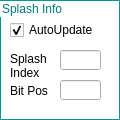
                              <widget class="QGroupBox" name="groupBox_Timing_2">
                               <property name="sizePolicy">
                                <sizepolicy hsizetype="Preferred" vsizetype="Fixed">
                                 <horstretch>0</horstretch>
                                 <verstretch>0</verstretch>
                                </sizepolicy>
                               </property>
                               <property name="minimumSize">
                                <size>
                                 <width>0</width>
                                 <height>120</height>
                                </size>
                               </property>
                               <property name="styleSheet">
                                <string notr="true">QGroupBox{ border: 1px solid ;
background-color: transparent;
border-color: rgb(0,150,150);
color:rgb(0,120,120);
;}</string>
                               </property>
                               <property name="title">
                                <string>Splash Info</string>
                               </property>
                               <widget class="QLineEdit" name="splashIndex_lineEdit">
                                <property name="geometry">
                                 <rect>
                                  <x>60</x>
                                  <y>50</y>
                                  <width>41</width>
                                  <height>20</height>
                                 </rect>
                                </property>
                                <property name="text">
                                 <string/>
                                </property>
                               </widget>
                               <widget class="QLabel" name="label_SplashIndex">
                                <property name="geometry">
                                 <rect>
                                  <x>10</x>
                                  <y>50</y>
                                  <width>45</width>
                                  <height>31</height>
                                 </rect>
                                </property>
                                <property name="styleSheet">
                                 <string notr="true">QLabel{border:0px}</string>
                                </property>
                                <property name="text">
                                 <string>Splash Index</string>
                                </property>
                                <property name="wordWrap">
                                 <bool>true</bool>
                                </property>
                               </widget>
                               <widget class="QLabel" name="label_BitPosition">
                                <property name="geometry">
                                 <rect>
                                  <x>10</x>
                                  <y>80</y>
                                  <width>47</width>
                                  <height>21</height>
                                 </rect>
                                </property>
                                <property name="toolTip">
                                 <string>Bit position in 24 bit image index</string>
                                </property>
                                <property name="styleSheet">
                                 <string notr="true">QLabel{border:0px}</string>
                                </property>
                                <property name="text">
                                 <string>Bit Pos</string>
                                </property>
                               </widget>
                               <widget class="QLineEdit" name="splashBitPos_lineEdit">
                                <property name="geometry">
                                 <rect>
                                  <x>60</x>
                                  <y>80</y>
                                  <width>41</width>
                                  <height>20</height>
                                 </rect>
                                </property>
                               </widget>
                               <widget class="QCheckBox" name="autoupdate_checkBox">
                                <property name="geometry">
                                 <rect>
                                  <x>10</x>
                                  <y>20</y>
                                  <width>101</width>
                                  <height>20</height>
                                 </rect>
                                </property>
                                <property name="toolTip">
                                 <string>Auto Update Splash image index and bit position</string>
                                </property>
                                <property name="text">
                                 <string>AutoUpdate</string>
                                </property>
                                <property name="checked">
                                 <bool>true</bool>
                                </property>
                               </widget>
                              </widget>
